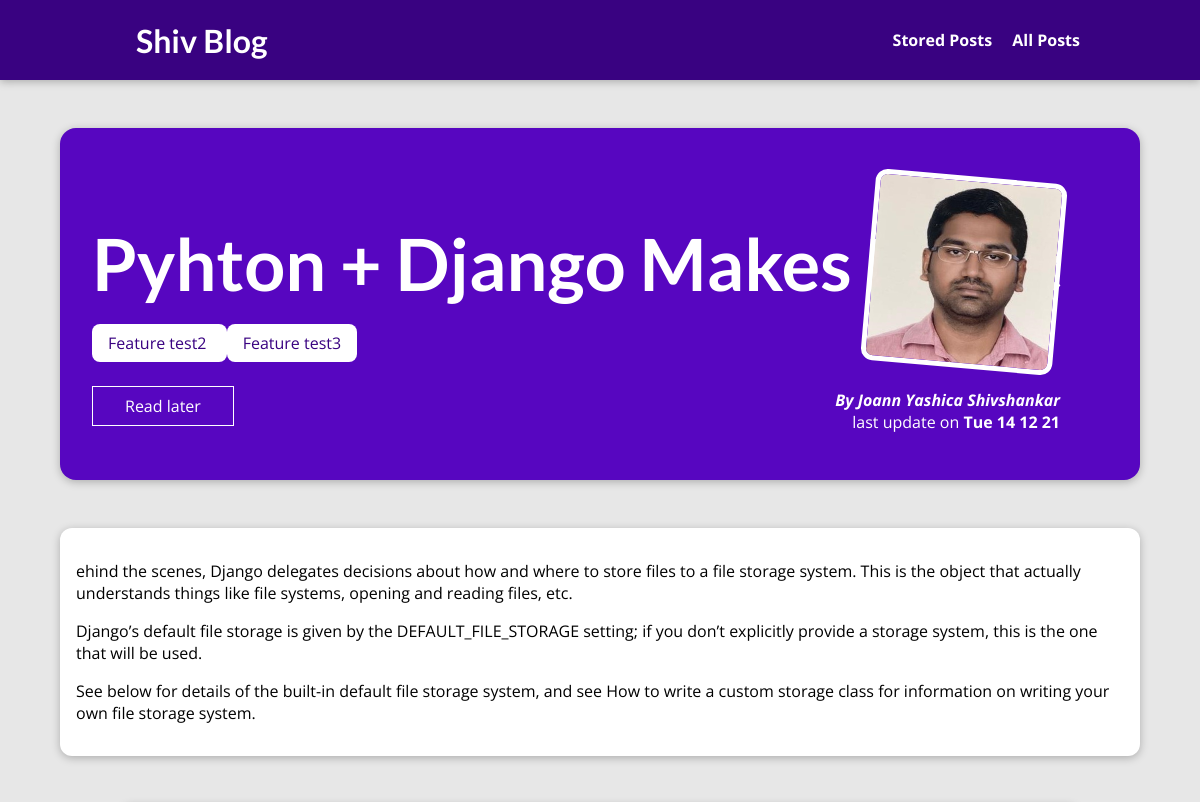
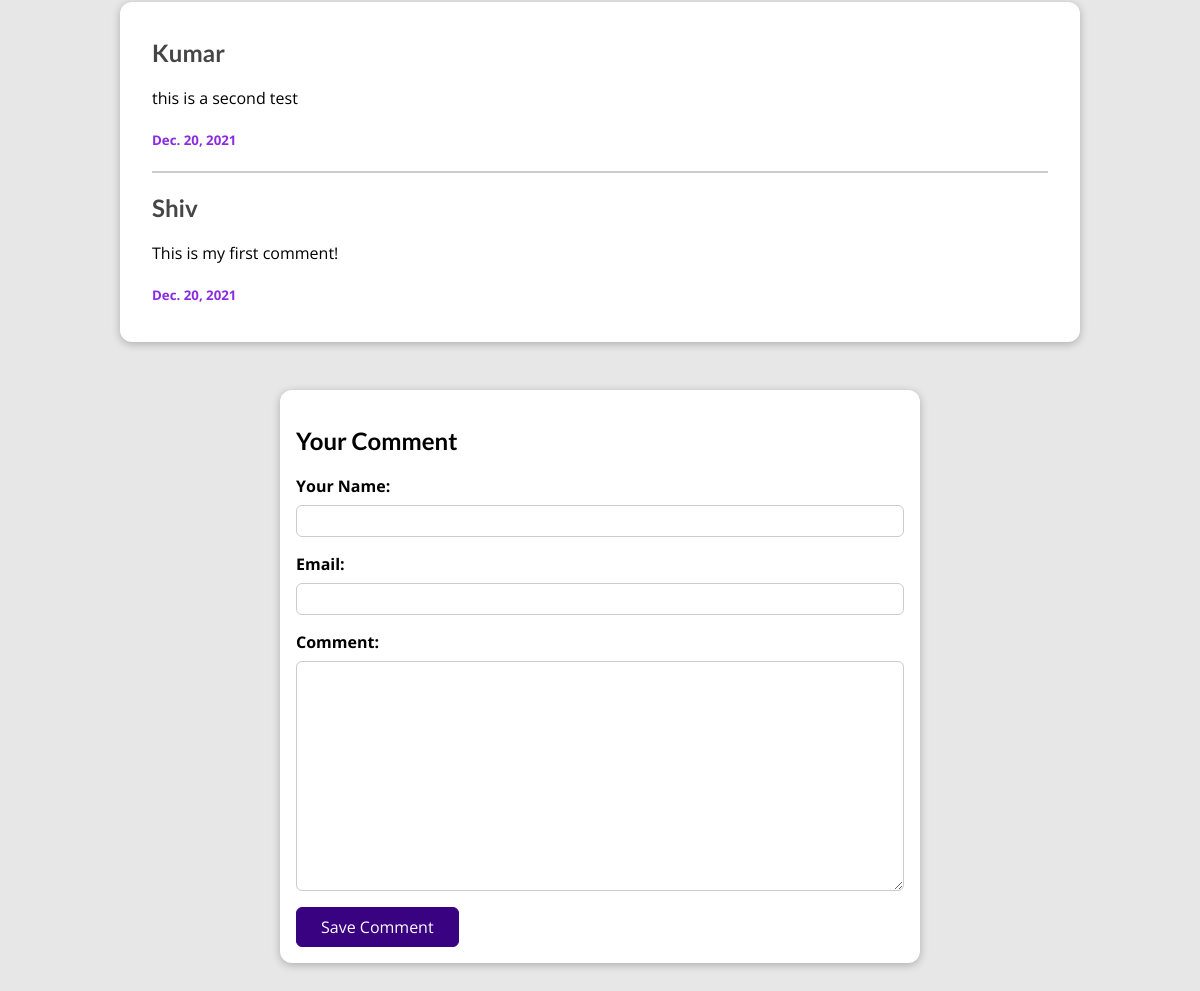
Screenshot of /blogs/anything-actually-nothing-say with the database file from the repository (2 pictures, top to bottom).
### blog/models.py (models this page shows, shortened)
class Post(models.Model):
    title = models.CharField(max_length=100)
    excerpt = models.CharField(max_length=200)
    image = models.ImageField(upload_to='Prof_img', null = True)
    date = models.DateTimeField(auto_now_add=True)
    slug = models.SlugField(unique = True)
    content = models.TextField(validators= [MinLengthValidator(0)])
    author = models.ForeignKey(Author, null= True, on_delete=models.SET_NULL, related_name='Post')
    tags = models.ManyToManyField(Tag)

class Tag(models.Model):
    caption = models.CharField(max_length=50)

class Author(models.Model):
    first_name = models.CharField(max_length=50)
    last_name = models.CharField(max_length=50)
    email = models.EmailField()
    def full_name(self):
        return f'{self.first_name} {self.last_name}'
    def __str__(self):
        return self.full_name()

class Comment(models.Model):
    user_name = models.CharField(max_length=50)
    email = models.EmailField()
    text = models.TextField(max_length=400)
    post = models.ForeignKey(Post, on_delete=models.CASCADE, related_name='comments')
    date = models.DateField(auto_now=True, auto_now_add=False)

### blog/views.py (the view, shortened to what this page needs)
# urls.py: path('blogs/<slug:slug>', views.DetailPost.as_view(), name='blog_details'),
class DetailPost(View):
    def is_stored_post(self,request,post_id):
        stored_post = request.session.get('stored_post')
        if stored_post is not None:
            is_stored_for_later = post_id in stored_post
        else:
            is_stored_for_later = False
        return is_stored_for_later
    def get(self, request, slug):
        post = Post.objects.get(slug = slug)
        details = {
            'post_detail': post,
            'post_tag': post.tags.all(),
            'comment_form': CommentForm(),
            'comment': post.comments.all().order_by('-id'),
            'save_for_later': self.is_stored_post(request, post.id)
        }
        return render(request, 'blog/detail_post.html', details)

### blog/forms.py
class CommentForm(forms.ModelForm):
    class Meta:
        model = Comment
        exclude = ['post'] #this will exclude the listed fields
        labels = {
            'user_name': 'Your Name',
            'email': 'Email',
            'text': 'Comment'
        }

### blog/templates/blog/detail_post.html (shortened to what this page needs)
{% extends 'base.html' %}
{% load static %}
{% block css_file %}
    <link rel="stylesheet" href="{% static 'blog/detail_post.css' %}">
{% endblock css_file %}
{% block content %}
<section id="summary">
    <h2> {{ post_detail.title | title}} </h2>
    <br>
    <div>
        {% for tag in post_tag %}
            <span class="tag"> {{tag.caption}} </span>
        {% endfor %}
    </div>
    <div id="read-later">
        <form action="{% url 'read_later' %}" method = "POST" >
            <button>
                {% if save_for_later %}
                    Remove from Read later list
                {% else %}
                    Read later
                {% endif %}
            </button>
        </form>
    </div>
    <article>
        <img src="{{ post_detail.image.url }}" alt="{{ post_detail.title }}" />
        <address> By <a href="mailto: {{ post_detail.author.email}}"> {{post_detail.author | title}} </a> </address>
        <div>last update on <time> {{post_detail.date | date:"D d m y"}}</time> </div>
    </article>
</section>
<main>
    {{post_detail.content | linebreaks}}
</main>
<section id="comments">
        <ul>
            {% for comment in comment%}
                <li>
                    <h2>{{ comment.user_name|title }}</h2>
                    <p>{{ comment.text|linebreaks  }}</p>
                    <h5> {{ comment.date}} </h5>
                </li>
            {% endfor %}
        </ul>
</section>
<section id="comment-form">
    <h2> Your Comment </h2>
    <form action="{% url "blog_details" post_detail.slug %}" method="POST">
        {% for form_field in comment_form %}
            <div class = "form-control {% if form_field.errors%} invalid {% endif %}">
                {{ form_field.label_tag }}
                {{ form_field }}
            </div>
        {% endfor %}
        <button> Save Comment </button>
    </form>
</section>
{% endblock content%}

### static/app.css (style rules this page uses)
* { box-sizing: border-box; }
html { font-family: 'Open Sans', 'Lato', sans-serif; }
body { margin: 0; }
h1, h2, h3 { font-family: 'Lato', sans-serif; font-weight: bold; }

### blog/static/blog/detail_post.css (style rules this page uses)
body { background-color: #e7e7e7; }
#summary { margin: 8rem auto 3rem auto; padding: 2rem; width: 90%; max-width: 90rem; border-radius: 16px; background-color: #5706c0; position: relative; box-shadow: 0 2px 8px rgba(0, 0, 0, 0.25); height: 22rem; }
#summary h2 { color: white; font-size: 4.5rem; margin-bottom: 0.25rem; }
#summary article { position: absolute; top: 2rem; right: 3rem; padding: 1rem 2rem; border-radius: 12px; text-align: right; color: white; }
#summary article img { width: 12rem; height: 12rem; border-radius: 12px; transform: rotateZ(5deg); border: 5px solid white; margin-bottom: 1rem; }
#summary address { font-weight: bold; }
#summary a { color: white; text-decoration: none; }
#summary time { font-weight: bold; }
#read-later { margin: 2rem 0; }
#read-later button { background-color: transparent; border: 1px solid white; padding: 0.5rem 2rem; font: inherit; color: white; cursor: pointer; }
main { width: 90%; max-width: 90rem; margin: 3rem auto; background-color: white; padding: 1rem; border-radius: 12px; box-shadow: 0 2px 8px rgba(0, 0, 0, 0.25); }
.tag { background-color: white; color: #390281; padding: 0.5rem 1rem; border-radius: 8px; }
#comment-form { margin: 3rem auto; width: 90%; max-width: 40rem; border-radius: 12px; background-color: white; box-shadow: 0 2px 8px rgba(0, 0, 0, 0.25); padding: 1rem; }
#comment-form button { font: inherit; background-color: #390281; color: white; border: 1px solid #390281; padding: 0.5rem 1.5rem; border-radius: 6px; cursor: pointer; }
.form-control { margin-bottom: 1rem; }
.form-control label { font-weight: bold; margin-bottom: 0.5rem; display: block; }
.form-control input, .form-control textarea { display: block; width: 100%; font: inherit; padding: 0.25rem; border-radius: 6px; border: 1px solid #ccc; }
#comments { margin: 3rem auto; width: 90%; max-width: 60rem; border-radius: 12px; background-color: white; box-shadow: 0 2px 8px rgba(0, 0, 0, 0.25); padding: 1rem 2rem; }
#comments ul { list-style: none; margin: 0; padding: 0; }
#comments li { margin-bottom: 1rem; border-bottom: 2px solid #ccc; }
#comments li:last-of-type { border-bottom: none; }
#comments h2 { color: #464646; }
#comments h5 { color: blueviolet; }

### rows the page displays
Post: title "Pyhton + Django Makes Magic", image (picture), author "Joann Yashica Shivshankar", date "Tue 14 12 21", content "ehind the scenes, Django delegates decisions about how and where to store files to a file storage system. This is the object that actually understands things like file systems, opening and reading files, etc. Django’s default file storage is given by the DEFAULT_FILE_STORAGE setting; if you don’t explicitly provide a storage system, this is the one that will be used. See below for details of the built-in default file storage system, and see How to write a custom storage class for information on writing your own file storage system."
Tag: caption "Feature test2"
Tag: caption "Feature test3"
Comment: user_name "Kumar", text "this is a second test", date "Dec. 20, 2021"
Comment: user_name "Shiv", text "This is my first comment!", date "Dec. 20, 2021"
